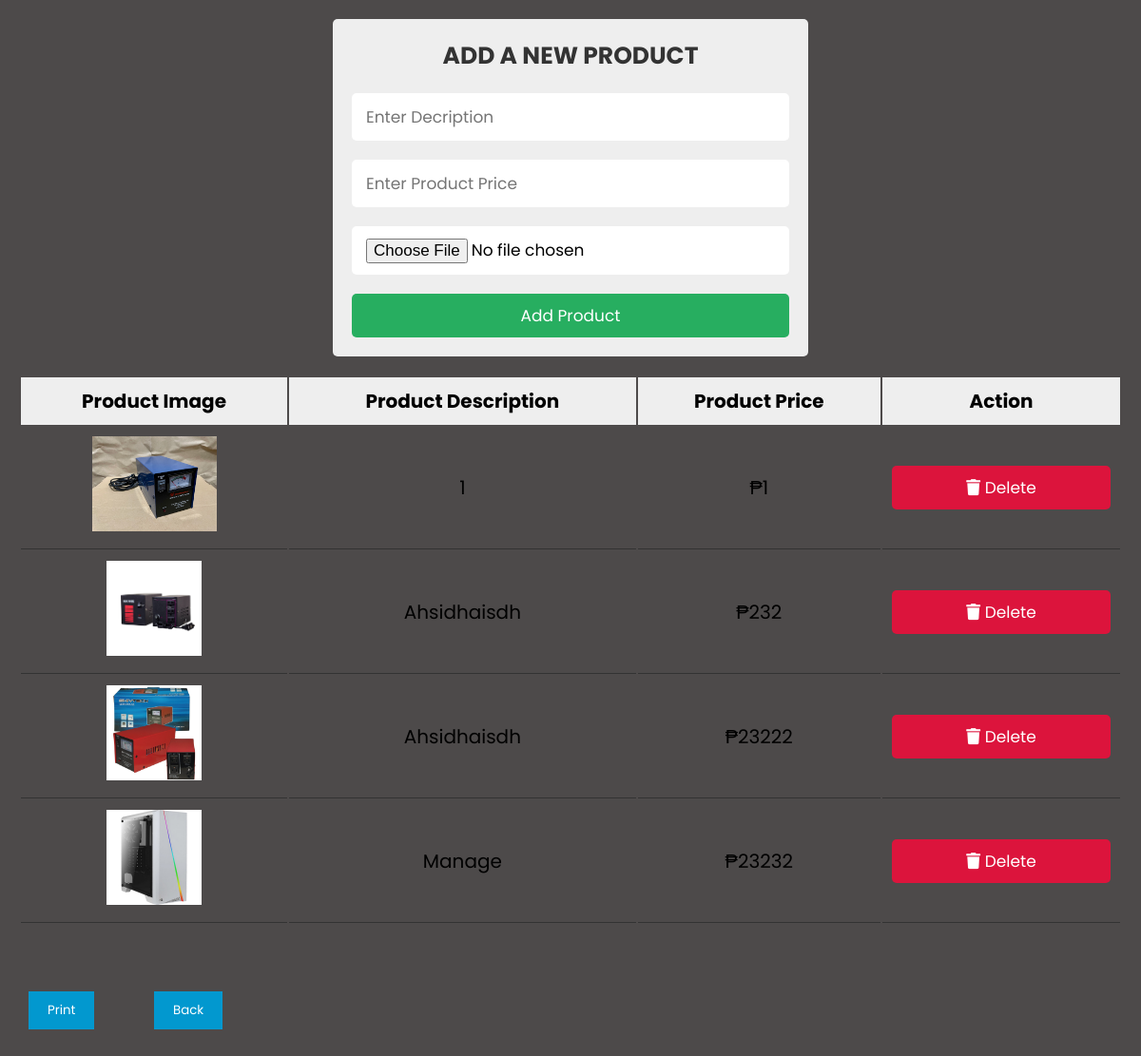
The page /addproductform.php on the database its author committed.
### tables this page shows
CREATE TABLE `addproductform` (
  `id` int(255) NOT NULL,
  `name` varchar(255) NOT NULL,
  `price` varchar(255) NOT NULL,
  `image` varchar(255) NOT NULL
);

### addproductform.php (the view, shortened to what this page needs)
<?php
include 'connect.php';
?>
<!DOCTYPE html>
<html lang="en">
	<head>
		<link rel= "stylesheet" href="addproductform.css">
		<link rel="stylesheet" href="https://stackpath.bootstrapcdn.com/font-awesome/4.7.0/css/font-awesome.min.css">
		<link rel="stylesheet" href="https://use.fontawesome.com/releases/v5.15.4/css/all.css"/>
		<link rel="stylesheet" href="https://cdnjs.cloudflare.com/ajax/libs/font-awesome/4.7.0/css/font-awesome.min.css">
	</head>
    <body>
            <div class="container">
            <div class="admin-product-form-container">
                <form action="<?php $_SERVER['PHP_SELF'] ?>" method="post" enctype="multipart/form-data">
                    <h3>Add a new product</h3>
                    <input type="text" placeholder="Enter Decription" name="product_description" class="box">
                    <input type="number" placeholder="Enter Product Price" name="product_price" class="box">
                    <input type="file" accept="image/png, image/jpeg, image/jpg" name="product_image" class="box">
                    <input type="submit" class="btn" name="add_product" value="add product">
                </form>
            </div>
            <?php
            $select = mysqli_query($connect, "SELECT * FROM addproductform");
            ?>
            <div class="product-display">
                <table class="product-display-table">
                    <thead>
                    <tr>
                        <th>Product Image</th>
                        <th>Product Description</th>
                        <th>Product Price</th>
                        <th>Action</th>
                    </tr>
                    </thead>
                    <?php while($row = mysqli_fetch_assoc($select)){ ?>
                    <tr>
                        <td><img src="2/<?php echo $row['image']; ?>" height="100" alt=""></td>
                        <td><?php echo $row['name']; ?></td>
                        <td>&#8369;<?php echo $row['price']; ?></td>
                        <td>
                        <a href="addproductform.php?delete=<?php echo $row['id']; ?>" class="btn"> <i class="fas fa-trash"></i> delete </a>
                        </td>
                    </tr>
                <?php } ?>
                </table>
            </div>
            </div>
            <div class="">
                        <button onclick="window.print()" class="dis">Print</button>
                        <a href="admin.php"><button class="dis">Back</button></a>
            </div>
    </body>
</html>

### addproductform.css (style rules this page uses)
:root { --green:#27ae60; --black:#333; --white:#fff; --bg-color:#eee; --box-shadow:0 .5rem 1rem rgba(0,0,0,.1); --border:.1rem solid var(--black); }
* { font-family: 'Poppins', sans-serif; margin:0; padding:0; box-sizing: border-box; outline: none; border:none; text-decoration: none; text-transform: capitalize; }
html { font-size: 62.5%; overflow-x: hidden; }
body { background: rgb(77, 74, 74); }
.btn { display: block; width: 100%; cursor: pointer; border-radius: .5rem; margin-top: 1rem; font-size: 1.7rem; padding:1rem 3rem; background: var(--green); color:var(--white); text-align: center; }
.container { max-width: 1200px; padding:2rem; margin:0 auto; }
.admin-product-form-container form { max-width: 50rem; margin:0 auto; padding:2rem; border-radius: .5rem; background: var(--bg-color); }
.admin-product-form-container form h3 { text-transform: uppercase; color:var(--black); margin-bottom: 1rem; text-align: center; font-size: 2.5rem; }
.admin-product-form-container form .box { width: 100%; border-radius: .5rem; padding:1.2rem 1.5rem; font-size: 1.7rem; margin:1rem 0; background: var(--white); text-transform: none; }
.product-display { margin:2rem 0; }
.product-display .product-display-table { width: 100%; text-align: center; }
.product-display .product-display-table thead { background: var(--bg-color); }
.product-display .product-display-table th { padding:1rem; font-size: 2rem; }
.product-display .product-display-table td { padding:1rem; font-size: 2rem; border-bottom: var(--border); }
.product-display .product-display-table .btn:first-child { margin-top: 0; }
.product-display .product-display-table .btn:last-child { background: crimson; }
.dis { padding: 10px 20px; color: #fff; background-color: #0298cf; margin: 30px; }

### rows shown on the page
addproductform: image (picture), name "1", price "1"
addproductform: image (picture), name "Ahsidhaisdh", price "232"
addproductform: image (picture), name "Ahsidhaisdh", price "23222"
addproductform: image (picture), name "Manage", price "23232"
